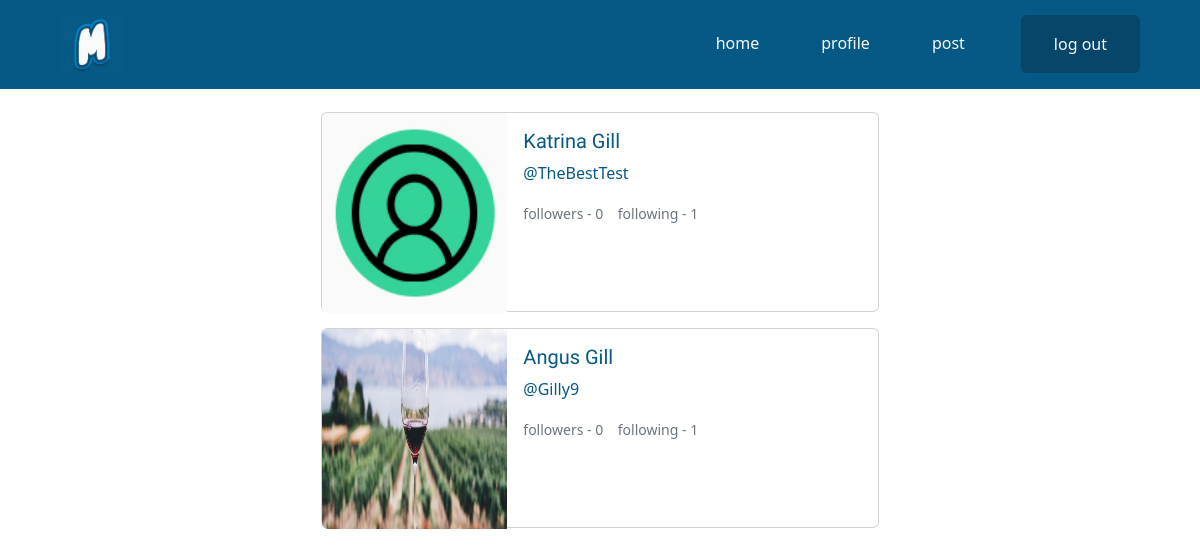
The page /followers.php?user=2 (signed in) on the database its author committed.
### tables this page shows
CREATE TABLE IF NOT EXISTS `followers` (
  `followerid` int(11) NOT NULL AUTO_INCREMENT,
  `followedUserid` int(11) NOT NULL,
  `followerUserid` int(11) NOT NULL,
  PRIMARY KEY (`followerid`),
  KEY `followedUserid` (`followedUserid`),
  KEY `followerUserid` (`followerUserid`)
);

CREATE TABLE IF NOT EXISTS `users` (
  `userid` int(11) NOT NULL AUTO_INCREMENT,
  `firstname` varchar(255) NOT NULL,
  `lastname` varchar(255) NOT NULL,
  `email` varchar(255) NOT NULL,
  `username` varchar(255) NOT NULL,
  `password` varchar(255) NOT NULL,
  `profilePic` varchar(255) NOT NULL,
  `bio` varchar(255) NOT NULL,
  PRIMARY KEY (`userid`)
);

### followers.php (the view, shortened to what this page needs)
<?php require './templates/header.php' ?>
<body>
<?php require './templates/navbar.php' ?>
<section class="container" style="margin-top: 7rem;">
  <div>
  <div class="followingAccounts">
    <?php
    require './includes/connection.inc.php';
    $userid = mysqli_real_escape_string($conn, $_GET['user']);
    $userid = intval($userid);
    $sql = "SELECT followers.followedUserid, followers.followerUserid, users.firstname, users.lastname, users.username, users.profilePic FROM followers INNER JOIN users ON followers.followerUserid=users.userid WHERE followedUserid=$userid;";
    $result = mysqli_query($conn, $sql);
    if(mysqli_num_rows($result)<=0){
      echo '<p style="margin-top:8rem; text-align:center;font-size:2rem;">you have no followers<p>';
    } else {
      $output = "";
      while($row = mysqli_fetch_assoc($result)){
        $sql="SELECT * FROM followers WHERE followedUserid=$row[followerUserid];";
        if($results = mysqli_query($conn, $sql)){
          $accountFollowers = mysqli_num_rows($results);
        }
        $sql = "SELECT * FROM followers WHERE followerUserid=$row[followerUserid];";
        if($results = mysqli_query($conn, $sql)){
          $accountFollowing = mysqli_num_rows($results);
        }
        $output .= '<div class="card mb-3 m-auto" style="width:50%; height:200px; margin-bottom:1rem;">
        <div class="row g-0">
          <div class="col-md-4">
            <img src="'.$row['profilePic'].'" class="img-fluid rounded-start" alt="'.$row['username'].'" style="width:100%;height:200px;">
          </div>
          <div class="col-md-8">
            <div class="card-body">
              <h5 class="card-title" id="followerTitle">'.$row['firstname'].' '.$row['lastname'] .'</h5>
              <p class="card-text"><a href="./profilepage.php?user='.$row['followerUserid'].'"class="link-brand underline" >@' .$row['username'] .'</a></p>
              <p class="card-text"><small class="text-muted">followers - '.$accountFollowers .' &nbsp&nbsp following - ' .$accountFollowing. '</small></p>
            </div>
          </div>
          </div>
      </div>';
      }
      echo $output;
    }
    ?>
  </div>
  </div>
</section>
</body>
</html>

### templates/header.php (shortened to what this page needs)
<!DOCTYPE html>
<html lang="en">
<head>
  <link href="https://cdn.jsdelivr.net/npm/bootstrap@5.2.2/dist/css/bootstrap.min.css" rel="stylesheet">
  <link rel="stylesheet" href="https://cdnjs.cloudflare.com/ajax/libs/font-awesome/4.7.0/css/font-awesome.min.css">
  <link rel="stylesheet" media="screen and (min-width:1201px)" href="./style/desktop.css">
  <link rel="stylesheet" media="(min-width:769px) and (max-width:1200px)" href="./style/normal.css">
  <link rel="stylesheet" media="(min-width:501px) and (max-width:769px)" href="./style/tablet.css">
  <link rel="stylesheet" media="screen and (max-width:500px)" href="./style/smartphone.css">
</head>

### templates/navbar.php (shortened to what this page needs)
<nav class="navbar navbar-expand-lg" style="background-color: var(--brand-color);">
  <div class="container-fluid ms-5 me-5">
    <a class="navbar-brand" href="./home.php"><img src="./img/logo/memories-logo.jpg" alt="memories logo" style="width:4rem ;"></a>
    <div class="collapse navbar-collapse nav justify-content-end" id="navbarNav">
      <ul class="navbar-nav">
        <li class="nav-item me-5">
          <a class="nav-link" href="./home.php">home</a>
        </li>
        <li class="nav-item me-5">
<button type="button" class="navBTN" data-bs-toggle="modal" data-bs-target="#profileModal">
  profile
</button>
        </li>
        <li class="nav-item me-5">
          <a class="nav-link" href="./post.php">post</a>
        </li>
        <li class="nav-item">
          <a class="nav-link btn btn-logout w-100" href="./includes/logout.inc.php">log out</a>
        </li>
      </ul>
    </div>
  </div>
</nav>

### style/normal.css (style rules this page uses)
:root { --primary-light: #f9fafb; --primary-dark: #1f2937; --brand-color: #075985; }
.btn { width: 13rem; font-weight: 500; }
h1, h2, h3, h4, h5, h6 { color: var(--primary-dark); }
.navbar .nav-item a { color: var(--primary-light); }
.btn-logout { background-color: #054669; padding:1rem 2rem !important; transition: all 1s ease-in-out; }
.link-brand { text-decoration: none; color: var(--brand-color); }
.underline { position: relative; }
.underline::before { content: ''; position: absolute; bottom: 0; right: 0; width: 0; height: 2px; background-color: var(--brand-color); transition: width 0.6s cubic-bezier(0.25, 1, 0.5, 1); }
body { background-color: var(--brand-secondary); }
.navbar-brand { transition: all 1s ease-in-out; }
.navbar .navBTN { background-color: var(--brand-color); border: none; color: var(--primary-light); padding-top: 1rem; padding-bottom: 1rem; transition: all 1s ease-in-out; }
.navbar .nav-link { padding: 1rem; transition: all 1s ease-in-out; }
.navbar { position: fixed; top: 0; width: 100%; z-index: 2; }
#followerTitle { font-family: 'Knewave', cursive; color: var(--brand-color); }

### style/desktop.css (style rules this page uses)
:root { --primary-light: #f9fafb; --primary-dark: #1f2937; --brand-color: #075985; }
.btn { width: 13rem; font-weight: 500; }
h1, h2, h3, h4, h5, h6 { color: var(--primary-dark); }
.navbar .nav-item a { color: var(--primary-light); }
.btn-logout { background-color: #054669; padding:1rem 2rem !important; transition: all 1s ease-in-out; }
.link-brand { text-decoration: none; color: var(--brand-color); }
.underline { position: relative; }
.underline::before { content: ''; position: absolute; bottom: 0; right: 0; width: 0; height: 2px; background-color: var(--brand-color); transition: width 0.6s cubic-bezier(0.25, 1, 0.5, 1); }
body { background-color: var(--brand-secondary); }
.navbar-brand { transition: all 1s ease-in-out; }
.navbar .navBTN { background-color: var(--brand-color); border: none; color: var(--primary-light); padding-top: 1rem; padding-bottom: 1rem; transition: all 1s ease-in-out; }
.navbar .nav-link { padding: 1rem; transition: all 1s ease-in-out; }
.navbar { position: fixed; top: 0; width: 100%; z-index: 2; }
#followerTitle { font-family: 'Knewave', cursive; color: var(--brand-color); }

### style/tablet.css (style rules this page uses)
:root { --primary-light: #f9fafb; --primary-dark: #1f2937; --brand-color: #075985; }
.btn { width: 13rem; font-weight: 500; }
h1, h2, h3, h4, h5, h6 { color: var(--primary-dark); }
.navbar .nav-item a { color: var(--primary-light); }
.btn-logout { background-color: #054669; padding:1rem 2rem !important; transition: all 1s ease-in-out; }
.link-brand { text-decoration: none; color: var(--brand-color); }
.underline { position: relative; }
.underline::before { content: ''; position: absolute; bottom: 0; right: 0; width: 0; height: 2px; background-color: var(--brand-color); transition: width 0.6s cubic-bezier(0.25, 1, 0.5, 1); }
body { background-color: var(--brand-secondary); }
.navbar-brand { transition: all 1s ease-in-out; }
.navbar .navBTN { background-color: var(--brand-color); border: none; color: var(--primary-light); padding-top: 1rem; padding-bottom: 1rem; transition: all 1s ease-in-out; }
.navbar .nav-link { padding: 1rem; transition: all 1s ease-in-out; }
.navbar { position: fixed; top: 0; width: 100%; z-index: 2; }
#followerTitle { font-family: 'Knewave', cursive; color: var(--brand-color); }

### rows shown on the page
followers: followerUserid.profilePic (picture), followerUserid.firstname "Katrina", followerUserid.lastname "Gill", followerUserid.username "TheBestTest", accountFollowers "0", accountFollowing "1"
followers: followerUserid.profilePic (picture), followerUserid.firstname "Angus", followerUserid.lastname "Gill", followerUserid.username "Gilly9", accountFollowers "0", accountFollowing "1"
